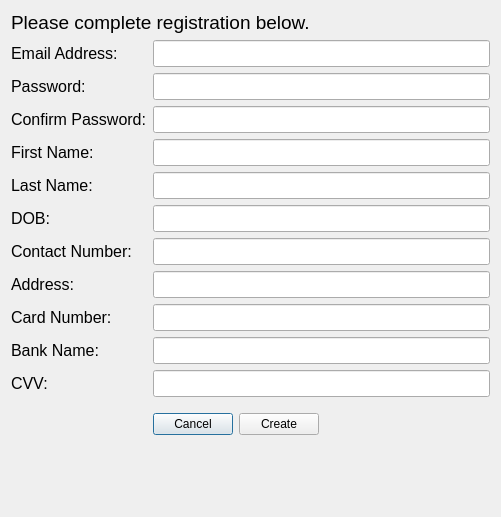
<?xml version="1.0" encoding="UTF-8"?>
<ui version="4.0">
 <class>Dialog</class>
 <widget class="QDialog" name="Dialog">
  <property name="geometry">
   <rect>
    <x>0</x>
    <y>0</y>
    <width>501</width>
    <height>517</height>
   </rect>
  </property>
  <property name="sizePolicy">
   <sizepolicy hsizetype="Fixed" vsizetype="Fixed">
    <horstretch>0</horstretch>
    <verstretch>0</verstretch>
   </sizepolicy>
  </property>
  <property name="minimumSize">
   <size>
    <width>500</width>
    <height>300</height>
   </size>
  </property>
  <property name="maximumSize">
   <size>
    <width>1000000</width>
    <height>1000000</height>
   </size>
  </property>
  <property name="windowTitle">
   <string>Dialog</string>
  </property>
  <property name="toolTipDuration">
   <number>0</number>
  </property>
  <property name="layoutDirection">
   <enum>Qt::LeftToRight</enum>
  </property>
  <layout class="QFormLayout" name="formLayout">
   <item row="0" column="0" colspan="2">
    <widget class="QLabel" name="label_7">
     <property name="font">
      <font>
       <pointsize>14</pointsize>
      </font>
     </property>
     <property name="text">
      <string>Please complete registration below.</string>
     </property>
    </widget>
   </item>
   <item row="1" column="0">
    <widget class="QLabel" name="label_5">
     <property name="font">
      <font>
       <pointsize>12</pointsize>
      </font>
     </property>
     <property name="text">
      <string>Email Address:</string>
     </property>
    </widget>
   </item>
   <item row="1" column="1">
    <widget class="QLineEdit" name="lineEdit_emailAddress">
     <property name="font">
      <font>
       <pointsize>12</pointsize>
      </font>
     </property>
    </widget>
   </item>
   <item row="2" column="0">
    <widget class="QLabel" name="label_8">
     <property name="font">
      <font>
       <pointsize>12</pointsize>
      </font>
     </property>
     <property name="text">
      <string>Password:</string>
     </property>
    </widget>
   </item>
   <item row="2" column="1">
    <widget class="QLineEdit" name="lineEdit_password">
     <property name="font">
      <font>
       <pointsize>12</pointsize>
      </font>
     </property>
    </widget>
   </item>
   <item row="3" column="0">
    <widget class="QLabel" name="label_12">
     <property name="font">
      <font>
       <pointsize>12</pointsize>
      </font>
     </property>
     <property name="text">
      <string>Confirm Password:</string>
     </property>
    </widget>
   </item>
   <item row="3" column="1">
    <widget class="QLineEdit" name="lineEdit_confirmPassword">
     <property name="font">
      <font>
       <pointsize>12</pointsize>
      </font>
     </property>
    </widget>
   </item>
   <item row="4" column="0">
    <widget class="QLabel" name="label">
     <property name="font">
      <font>
       <pointsize>12</pointsize>
      </font>
     </property>
     <property name="text">
      <string>First Name:</string>
     </property>
    </widget>
   </item>
   <item row="4" column="1">
    <widget class="QLineEdit" name="lineEdit_firstName">
     <property name="font">
      <font>
       <pointsize>12</pointsize>
      </font>
     </property>
    </widget>
   </item>
   <item row="5" column="0">
    <widget class="QLabel" name="label_2">
     <property name="font">
      <font>
       <pointsize>12</pointsize>
      </font>
     </property>
     <property name="text">
      <string>Last Name:</string>
     </property>
    </widget>
   </item>
   <item row="5" column="1">
    <widget class="QLineEdit" name="lineEdit_lastName">
     <property name="font">
      <font>
       <pointsize>12</pointsize>
      </font>
     </property>
    </widget>
   </item>
   <item row="6" column="0">
    <widget class="QLabel" name="label_3">
     <property name="font">
      <font>
       <pointsize>12</pointsize>
      </font>
     </property>
     <property name="text">
      <string>DOB: </string>
     </property>
    </widget>
   </item>
   <item row="6" column="1">
    <widget class="QLineEdit" name="lineEdit_DOB">
     <property name="font">
      <font>
       <pointsize>12</pointsize>
      </font>
     </property>
    </widget>
   </item>
   <item row="7" column="0">
    <widget class="QLabel" name="label_4">
     <property name="font">
      <font>
       <pointsize>12</pointsize>
      </font>
     </property>
     <property name="text">
      <string>Contact Number:</string>
     </property>
    </widget>
   </item>
   <item row="7" column="1">
    <widget class="QLineEdit" name="lineEdit_contactNumber">
     <property name="font">
      <font>
       <pointsize>12</pointsize>
      </font>
     </property>
    </widget>
   </item>
   <item row="8" column="0">
    <widget class="QLabel" name="label_6">
     <property name="font">
      <font>
       <pointsize>12</pointsize>
      </font>
     </property>
     <property name="text">
      <string>Address:</string>
     </property>
    </widget>
   </item>
   <item row="8" column="1">
    <widget class="QLineEdit" name="lineEdit_address">
     <property name="font">
      <font>
       <pointsize>12</pointsize>
      </font>
     </property>
    </widget>
   </item>
   <item row="9" column="0">
    <widget class="QLabel" name="label_9">
     <property name="font">
      <font>
       <pointsize>12</pointsize>
      </font>
     </property>
     <property name="text">
      <string>Card Number:</string>
     </property>
    </widget>
   </item>
   <item row="9" column="1">
    <widget class="QLineEdit" name="lineEdit_cardNumber">
     <property name="font">
      <font>
       <pointsize>12</pointsize>
      </font>
     </property>
    </widget>
   </item>
   <item row="10" column="0">
    <widget class="QLabel" name="label_10">
     <property name="font">
      <font>
       <pointsize>12</pointsize>
      </font>
     </property>
     <property name="text">
      <string>Bank Name:</string>
     </property>
    </widget>
   </item>
   <item row="10" column="1">
    <widget class="QLineEdit" name="lineEdit_bankName">
     <property name="font">
      <font>
       <pointsize>12</pointsize>
      </font>
     </property>
    </widget>
   </item>
   <item row="11" column="0">
    <widget class="QLabel" name="label_11">
     <property name="font">
      <font>
       <pointsize>12</pointsize>
      </font>
     </property>
     <property name="text">
      <string>CVV:</string>
     </property>
    </widget>
   </item>
   <item row="11" column="1">
    <widget class="QLineEdit" name="lineEdit_cvv">
     <property name="font">
      <font>
       <pointsize>12</pointsize>
      </font>
     </property>
    </widget>
   </item>
   <item row="12" column="1">
    <layout class="QHBoxLayout" name="horizontalLayout">
     <property name="topMargin">
      <number>10</number>
     </property>
     <property name="bottomMargin">
      <number>10</number>
     </property>
     <item>
      <widget class="QPushButton" name="pButton_cancel">
       <property name="sizePolicy">
        <sizepolicy hsizetype="Maximum" vsizetype="Fixed">
         <horstretch>0</horstretch>
         <verstretch>0</verstretch>
        </sizepolicy>
       </property>
       <property name="text">
        <string>Cancel</string>
       </property>
      </widget>
     </item>
     <item>
      <widget class="QPushButton" name="pButton_create">
       <property name="sizePolicy">
        <sizepolicy hsizetype="Maximum" vsizetype="Fixed">
         <horstretch>0</horstretch>
         <verstretch>0</verstretch>
        </sizepolicy>
       </property>
       <property name="layoutDirection">
        <enum>Qt::RightToLeft</enum>
       </property>
       <property name="text">
        <string>Create</string>
       </property>
       <property name="autoDefault">
        <bool>true</bool>
       </property>
       <property name="default">
        <bool>false</bool>
       </property>
       <property name="flat">
        <bool>false</bool>
       </property>
      </widget>
     </item>
    </layout>
   </item>
  </layout>
 </widget>
 <resources/>
 <connections/>
</ui>
